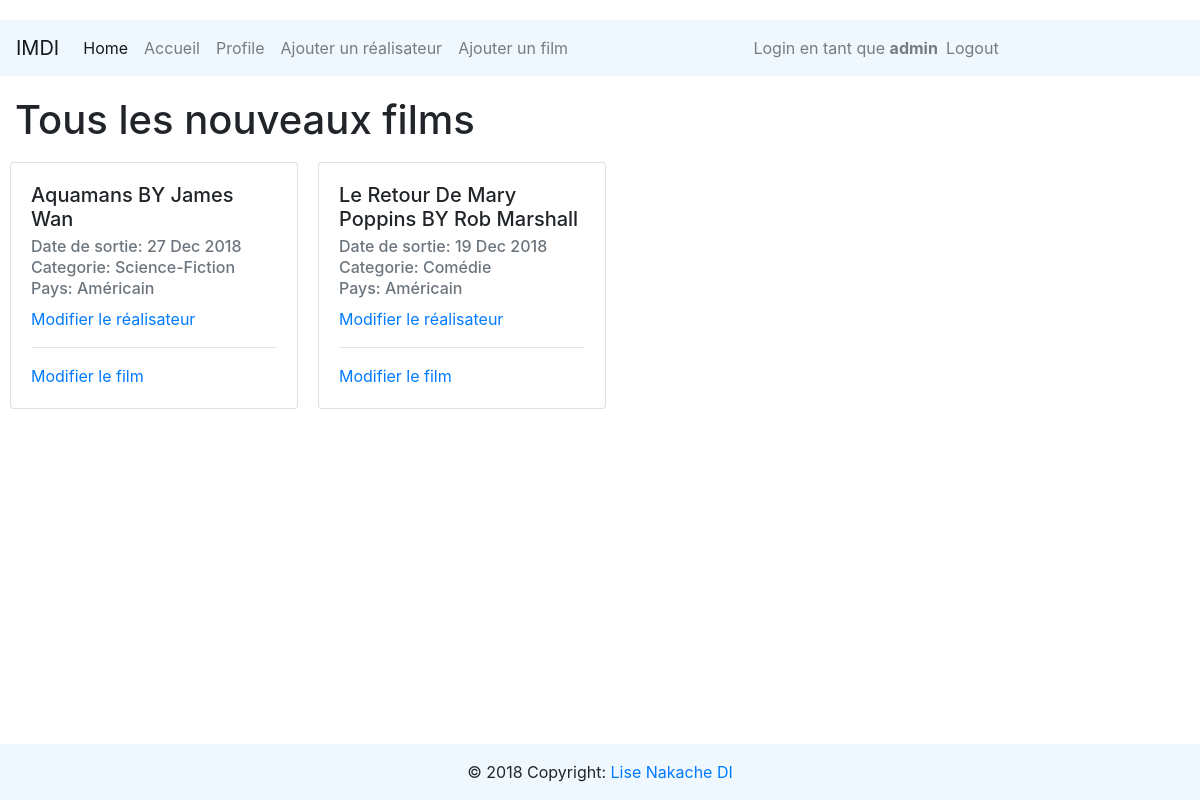
The app's page /film_app/homepage/ (signed in) with its own data.
### film_app/models.py (models this page shows, shortened)
class Producer(models.Model):
    first_name = models.CharField(max_length=20)
    last_name = models.CharField(max_length=20)
    film = models.ForeignKey(Film, on_delete=models.CASCADE)

class Film(models.Model):
    title = models.CharField(max_length=100)
    release_date = models.DateField(default=datetime.now)
    category = models.ForeignKey(Category, on_delete=models.CASCADE)
    country = models.ForeignKey(Country, on_delete=models.CASCADE)

class Category(models.Model):
    name = models.CharField(max_length=20)

class Country(models.Model):
    name = models.CharField(max_length=20)

### film_app/views.py (the view)
# urls.py: path('homepage/', views.homepage, name='homepage'),
def homepage(request):
    producers = Producer.objects.all().order_by('id')
    return render(request, 'homepage.html', {'producers':producers})

### film_app/templates/homepage.html (shortened to what this page needs)
<!DOCTYPE html>
<html lang="en">
<head>
    {% include "partials/head.html" with title="Homepage" %}
</head>
<body>
      {% include "partials/navbar_homepage.html" %}
<div class="container-fluid">
      {% if not request.user.is_authenticated %}
      {% else %}
       <h1>Tous les nouveaux films</h1>
    <div class="row">
        {% for producer in producers %}
        <div class="card card_film">
          <div class="card-body">
            <h5 class="card-title">{{producer.film.title|title}} BY {{producer.first_name|title}} {{producer.last_name|title}}</h5>
            <h6 class="card-subtitle mb-2 text-muted">Date de sortie: {{producer.film.release_date|date:"d M Y"}}</h6>
            <h6 class="card-subtitle mb-2 text-muted">Categorie: {{producer.film.category.name|title}}</h6>
            <h6 class="card-subtitle mb-2 text-muted">Pays: {{producer.film.country.name|title}}</h6>
              {% if request.user.is_superuser %}
                <a href="{% url 'film_app:editProducer' producer.id %}" class="card-link">Modifier le réalisateur</a><hr>
                <a href="{% url 'film_app:editFilm' producer.film.id %}"class="card-link">Modifier le film</a>
              {% endif %}
          </div>
        </div>
        {% endfor %}
      {% endif %}
    </div>
</div>
{% include "partials/footer.html" %}
</body>
</html>

### film_app/templates/partials/head.html (shortened to what this page needs)
{% load static %}
<head>
  <link rel="stylesheet" href="https://stackpath.bootstrapcdn.com/bootstrap/4.1.3/css/bootstrap.min.css">
  <link rel="stylesheet" type="text/css" href="{% static 'css/style.css' %}">
</head>

### film_app/templates/partials/navbar_homepage.html (shortened to what this page needs)
<nav class="navbar navbar-expand-lg navbar-light ">
  <a class="navbar-brand" href="#">IMDI</a>
  <div class="collapse navbar-collapse" id="navbarSupportedContent">
    <ul class="navbar-nav mr-auto">
    {% if request.user.is_authenticated %}
      <li class="nav-item active">
        <a class="nav-link" href="{% url 'film_app:homepage' %}">Home <span class="sr-only">(current)</span></a>
      </li>
      <li class="nav-item">
        <a class="nav-link" href="{% url 'film_app:index'%}">Accueil</a>
      </li>
      <li class="nav-item">
        <a class="nav-link" href="{% url 'account_app:profile' user.id%}">Profile</a>
      </li>
        {% if request.user.is_superuser %}
            <li class="nav-item">
                <a class="nav-link" href="{% url 'film_app:addProducer' %}">Ajouter un réalisateur</a>
            </li>
            <li class="nav-item">
                <a class="nav-link" href="{% url 'film_app:addFilm' %}">Ajouter un film</a>
            </li>
        {% endif %}
    </ul>
    <ul class="navbar-nav mr-auto navbar-right ">
      <li class="nav-item">
          <span class="navbar-text">
                Login en tant que <strong>{{ request.user.username }}</strong>
          </span>
      </li>
       <li class="nav-item">
         <a class="nav-link" href="{% url 'account_app:logout' %}">Logout</a>
      </li>
    </ul>
    {% endif %}
  </div>
</nav>

### film_app/templates/partials/footer.html
{% include "partials/head.html" with title="Footer" %}
<footer class="page-footer font-small blue">
  <div class="footer-copyright text-center py-3">© 2018 Copyright:
    <a href="https://mdbootstrap.com/education/bootstrap/"> Lise Nakache DI</a>
  </div>
</footer>

### film_app/static/css/style.css (style rules this page uses)
body { padding-top: 20px; padding-bottom: 20px; }
.navbar { margin-bottom: 20px; background-color: aliceblue; }
footer { background-color: aliceblue; position: fixed; left: 0; bottom: 0; width: 100%; }
.card_film { width: 18rem; margin: 10px 10px }

### records on screen
Producer: film "Aquamans", first_name "James", last_name "Wan", film.release_date "27 Dec 2018", film.category.name "Science-Fiction", film.country.name "Américain"
Producer: film "Le Retour De Mary Poppins", first_name "Rob", last_name "Marshall", film.release_date "19 Dec 2018", film.category.name "Comédie", film.country.name "Américain"

### other values on screen
{{ request.user.username }} "admin"
